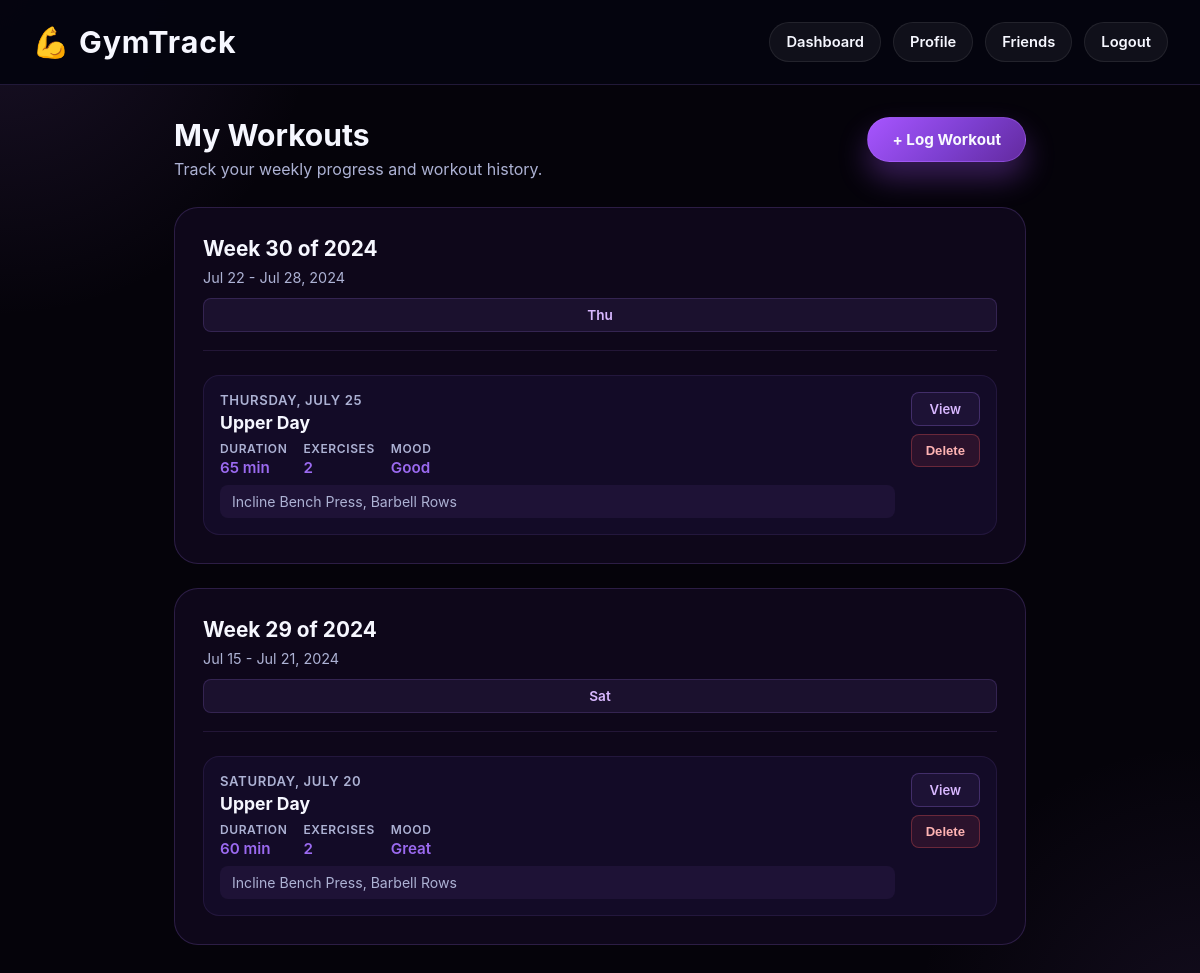
Page /workouts.php (signed in) on the committed database.
### tables this page shows
CREATE TABLE workout_sessions (
    id INT PRIMARY KEY AUTO_INCREMENT,
    user_id INT NOT NULL,
    workout_plan_id INT,
    session_date DATE NOT NULL,
    duration_minutes INT,
    notes TEXT,
    mood VARCHAR(50),  
    created_at TIMESTAMP DEFAULT CURRENT_TIMESTAMP,
    updated_at TIMESTAMP DEFAULT CURRENT_TIMESTAMP ON UPDATE CURRENT_TIMESTAMP,
    FOREIGN KEY (user_id) REFERENCES users(id) ON DELETE CASCADE,
    FOREIGN KEY (workout_plan_id) REFERENCES workout_plans(id) ON DELETE SET NULL,
    INDEX idx_user_id (user_id),
    INDEX idx_session_date (session_date),
    UNIQUE KEY unique_session (user_id, workout_plan_id, session_date)
);

CREATE TABLE workout_plans (
    id INT PRIMARY KEY AUTO_INCREMENT,
    user_id INT NOT NULL,
    plan_name VARCHAR(255) NOT NULL,
    plan_type VARCHAR(50),  
    description TEXT,
    is_active BOOLEAN DEFAULT TRUE,
    created_at TIMESTAMP DEFAULT CURRENT_TIMESTAMP,
    updated_at TIMESTAMP DEFAULT CURRENT_TIMESTAMP ON UPDATE CURRENT_TIMESTAMP,
    FOREIGN KEY (user_id) REFERENCES users(id) ON DELETE CASCADE,
    INDEX idx_user_id (user_id),
    INDEX idx_is_active (is_active)
);

### workouts.php (the view, shortened to what this page needs)
<?php
require_once __DIR__ . '/api/includes/db.php';
$userId = getUserId();
$stmt = $conn->prepare("
    SELECT ws.id, ws.workout_plan_id, ws.session_date, ws.duration_minutes, ws.notes, ws.mood, wp.plan_name
    FROM workout_sessions ws
    LEFT JOIN workout_plans wp ON ws.workout_plan_id = wp.id AND wp.user_id = ws.user_id
    WHERE ws.user_id = ?
    ORDER BY ws.session_date DESC
    LIMIT 200
");
$stmt->bind_param("i", $userId);
$stmt->execute();
$workouts = $stmt->get_result()->fetch_all(MYSQLI_ASSOC);
$workoutDetails = [];
foreach ($workouts as $workout) {
    $stmt = $conn->prepare("
        SELECT id, exercise_name, weight, reps, sets, notes
        FROM exercises
        WHERE session_id = ?
        ORDER BY id ASC
    ");
    $stmt->bind_param("i", $workout['id']);
    $stmt->execute();
    $workoutDetails[$workout['id']] = $stmt->get_result()->fetch_all(MYSQLI_ASSOC);
}
$workoutsByWeek = [];
foreach ($workouts as $workout) {
    $date = new DateTime($workout['session_date']);
    $week = $date->format('W');
    $year = $date->format('Y');
    $weekKey = $year . '-W' . $week;
    if (!isset($workoutsByWeek[$weekKey])) {
        $workoutsByWeek[$weekKey] = [
            'week' => $week,
            'year' => $year,
            'startDate' => $date->modify('Monday this week')->format('Y-m-d'),
            'endDate' => $date->modify('Sunday this week')->format('Y-m-d'),
            'workouts' => []
        ];
    }
    $workoutsByWeek[$weekKey]['workouts'][] = $workout;
}
?>
<!DOCTYPE html>
<html lang="en">
<head>
</head>
<body>
    <nav class="navbar">
        <h1>💪 GymTrack</h1>
        <div class="navbar-right" id="navMenu">
            <a href="dashboard.php">Dashboard</a>
            <a href="profile.php">Profile</a>
            <a href="friends.php">Friends</a>
            <a href="api/logout.php">Logout</a>
        </div>
    </nav>
    <div class="container">
        <div class="page-head">
            <div class="page-head-text">
                <h2>My Workouts</h2>
                <p>Track your weekly progress and workout history.</p>
            </div>
            <div class="page-head-action">
                <a href="log-workout.php">+ Log Workout</a>
            </div>
        </div>
        <?php if (empty($workouts)): ?>
            <div class="empty-state">
                <h3>No workouts logged yet</h3>
                <p>Start tracking your fitness journey by logging your first workout session.</p>
                <a href="log-workout.php">Log Your First Workout</a>
            </div>
        <?php else: ?>
            <?php foreach ($workoutsByWeek as $weekKey => $weekData): ?>
                <div class="week-card" id="week-<?php echo htmlspecialchars($weekKey); ?>">
                    <div class="week-header">
                        <div class="week-title">
                            Week <?php echo $weekData['week']; ?> of <?php echo $weekData['year']; ?>
                        </div>
                        <div class="week-range">
                            <?php
                                $startDate = new DateTime($weekData['startDate']);
                                $endDate = new DateTime($weekData['endDate']);
                                echo $startDate->format('M j') . ' - ' . $endDate->format('M j, Y');
                            ?>
                        </div>
                        <div class="week-summary">
                            <?php
                                $daysInWeek = [];
                                foreach ($weekData['workouts'] as $workout) {
                                    $date = new DateTime($workout['session_date']);
                                    $day = $date->format('D');
                                    $daysInWeek[$day] = true;
                                }
                                $dayOrder = ['Mon', 'Tue', 'Wed', 'Thu', 'Fri', 'Sat', 'Sun'];
                                foreach ($dayOrder as $day) {
                                    if (isset($daysInWeek[$day])) {
                                        echo '<div class="day-badge">' . $day . '</div>';
                                    }
                                }
                            ?>
                        </div>
                    </div>
                    <div class="workouts-list">
                        <?php foreach ($weekData['workouts'] as $workout): ?>
                            <div class="workout-item">
                                <div class="workout-info">
                                    <div class="workout-date-day">
                                        <?php
                                            $date = new DateTime($workout['session_date']);
                                            echo $date->format('l, F j');
                                        ?>
                                    </div>
                                    <div class="workout-name">
                                        <?php echo htmlspecialchars($workout['plan_name'] ?: 'Workout'); ?>
                                    </div>
                                    <div class="workout-stats">
                                        <?php if ($workout['duration_minutes']): ?>
                                            <div class="stat">
                                                <span class="stat-label">Duration</span>
                                                <span class="stat-value"><?php echo $workout['duration_minutes']; ?> min</span>
                                            </div>
                                        <?php endif; ?>
                                        <div class="stat">
                                            <span class="stat-label">Exercises</span>
                                            <span class="stat-value"><?php echo count($workoutDetails[$workout['id']]); ?></span>
                                        </div>
                                        <?php if ($workout['mood']): ?>
                                            <div class="stat">
                                                <span class="stat-label">Mood</span>
                                                <span class="stat-value"><?php echo ucfirst($workout['mood']); ?></span>
                                            </div>
                                        <?php endif; ?>
                                    </div>
                                    <?php if (!empty($workoutDetails[$workout['id']])): ?>
                                        <div class="exercises-summary">
                                            <?php
                                                $exerciseNames = array_map(function($ex) { return htmlspecialchars($ex['exercise_name']); }, $workoutDetails[$workout['id']]);
                                                echo implode(', ', $exerciseNames);
                                            ?>
                                        </div>
                                    <?php endif; ?>
                                </div>
                                <div class="workout-actions">
                                    <a href="#" onclick="viewDetails(<?php echo $workout['id']; ?>); return false;">View</a>
                                    <button class="delete" onclick="deleteWorkout(<?php echo $workout['id']; ?>)">Delete</button>
                                </div>
                            </div>
                        <?php endforeach; ?>
                    </div>
                </div>
            <?php endforeach; ?>
        <?php endif; ?>
    </div>
</body>
</html>

### workouts.php (style rules this page uses)
:root { color-scheme: dark; --bg-dark: #05030a; --panel: rgba(15, 8, 28, 0.95); --panel-2: rgba(20, 12, 40, 0.98); --text-main: #f6f7ff; --text-muted: #adb2d4; --accent: #7851A9; --accent-strong: #9b6af0; --border: rgba(151, 109, 222, 0.22); }
* { margin: 0; padding: 0; box-sizing: border-box; }
body { font-family: 'Inter', 'Segoe UI', Tahoma, Geneva, Verdana, sans-serif; min-height: 100vh; background: radial-gradient(circle at top left, rgba(120, 81, 169, 0.18), transparent 20%), radial-gradient(circle at bottom right, rgba(120, 81, 169, 0.12), transparent 18%), var(--bg-dark); color: var(--text-main); }
.navbar { background: rgba(5, 5, 15, 0.96); border-bottom: 1px solid rgba(151, 109, 222, 0.2); padding: 22px 32px; display: flex; justify-content: space-between; align-items: center; gap: 16px; position: sticky; top: 0; z-index: 10; backdrop-filter: blur(16px); }
.navbar h1 { font-size: 1.9rem; letter-spacing: 0.03em; }
.navbar-right { display: flex; gap: 12px; align-items: center; flex-wrap: wrap; justify-content: flex-end; }
.navbar-right a { color: var(--text-main); text-decoration: none; padding: 10px 16px; border-radius: 999px; transition: background 0.3s ease; background: rgba(255, 255, 255, 0.05); border: 1px solid rgba(255, 255, 255, 0.08); font-weight: 600; font-size: 0.92rem; }
.container { max-width: 900px; margin: 0 auto; padding: 32px 24px 60px; }
.page-head { margin-bottom: 28px; display: flex; justify-content: space-between; align-items: flex-start; gap: 20px; }
.page-head-text h2 { font-size: clamp(1.8rem, 2.5vw, 2.2rem); margin-bottom: 6px; }
.page-head-text p { color: var(--text-muted); font-size: 1rem; }
.page-head-action a { display: inline-flex; align-items: center; gap: 8px; padding: 12px 24px; background: linear-gradient(135deg, #a755ff 0%, #7d3fd0 55%, #632a9f 100%); color: #f8f9ff; text-decoration: none; border-radius: 999px; font-weight: 700; font-size: 0.95rem; transition: transform 0.2s ease, box-shadow 0.2s ease; box-shadow: 0 16px 30px rgba(167, 85, 255, 0.32); border: 1px solid rgba(177, 109, 255, 0.35); white-space: nowrap; }
.week-card { background: var(--panel); border: 1px solid var(--border); border-radius: 24px; padding: 28px; margin-bottom: 24px; transition: all 0.2s ease; }
.week-header { margin-bottom: 24px; padding-bottom: 18px; border-bottom: 1px solid rgba(151, 109, 222, 0.15); }
.week-title { font-size: 1.3rem; font-weight: 700; color: var(--text-main); margin-bottom: 8px; }
.week-range { font-size: 0.9rem; color: var(--text-muted); }
.week-summary { display: grid; grid-template-columns: repeat(auto-fit, minmax(100px, 1fr)); gap: 8px; margin-top: 12px; }
.day-badge { padding: 8px 12px; background: rgba(151, 109, 222, 0.1); border: 1px solid rgba(151, 109, 222, 0.2); border-radius: 8px; text-align: center; font-size: 0.85rem; font-weight: 600; color: #d8b8ff; }
.workouts-list { display: grid; gap: 16px; }
.workout-item { background: var(--panel-2); border: 1px solid rgba(151, 109, 222, 0.12); border-radius: 16px; padding: 16px; transition: all 0.2s ease; display: grid; grid-template-columns: 1fr auto; gap: 16px; align-items: start; }
.workout-info { min-width: 0; }
.workout-date-day { font-size: 0.82rem; text-transform: uppercase; letter-spacing: 0.05em; color: var(--text-muted); font-weight: 600; margin-bottom: 4px; }
.workout-name { font-size: 1.1rem; font-weight: 700; color: var(--text-main); margin-bottom: 8px; word-break: break-word; }
.workout-stats { display: flex; gap: 16px; flex-wrap: wrap; }
.stat { display: flex; flex-direction: column; gap: 2px; }
.stat-label { font-size: 0.75rem; text-transform: uppercase; letter-spacing: 0.05em; color: var(--text-muted); font-weight: 600; }
.stat-value { font-size: 0.95rem; font-weight: 600; color: var(--accent-strong); }
.exercises-summary { font-size: 0.88rem; color: var(--text-muted); padding: 8px 12px; background: rgba(151, 109, 222, 0.08); border-radius: 8px; margin-top: 8px; }
.workout-actions { display: flex; gap: 8px; flex-direction: column; white-space: nowrap; }
.workout-actions a, .workout-actions button { padding: 8px 14px; border: 1px solid rgba(151, 109, 222, 0.3); background: rgba(151, 109, 222, 0.08); color: #d8b8ff; border-radius: 8px; text-decoration: none; font-weight: 600; font-size: 0.82rem; cursor: pointer; transition: all 0.2s ease; text-align: center; }
.workout-actions button.delete { background: rgba(255, 94, 94, 0.1); border-color: rgba(255, 94, 94, 0.3); color: #ffb3b3; }

### rows in the picture
workout_sessions: session_date "THURSDAY, JULY 25", workout_plan.plan_name "Upper Day", duration_minutes "65", id "2", mood "Good", exerciseNames "Incline Bench Press, Barbell Rows"
workout_sessions: session_date "SATURDAY, JULY 20", workout_plan.plan_name "Upper Day", duration_minutes "60", id "2", mood "Great", exerciseNames "Incline Bench Press, Barbell Rows"

### other values in the picture
$weekData['week'] "30"
$weekData['year'] "2024"
$startDate->format('M j') "Jul 22"
$endDate->format('M j, Y') "Jul 28, 2024"
$day "Thu"
$weekData['week'] "29"
$startDate->format('M j') "Jul 15"
$endDate->format('M j, Y') "Jul 21, 2024"
$day "Sat"
